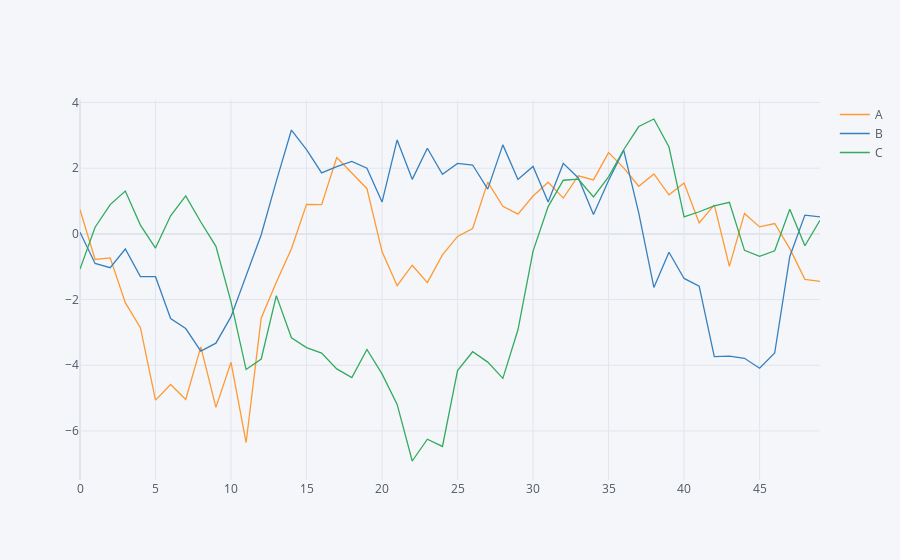

The notebook cell saved with this chart:
### Markdown cell above
### Line Plot

### Code cell
df.iplot()

### Figure 1 — Plotly figure (JSON) as saved in the notebook; plotly's stock layout.template omitted (floating-point values rounded to 4 significant figures)
{"data": [{"line": {"color": "rgba(255, 153, 51, 1.0)", "dash": "solid", "shape": "linear", "width": 1.3}, "mode": "lines", "name": "A", "text": "", "type": "scatter", "x": [0, 1, 2, 3, 4, 5, 6, 7, 8, 9, 10, 11, 12, 13, 14, 15, 16, 17, 18, 19, 20, 21, 22, 23, 24, 25, 26, 27, 28, 29, 30, 31, 32, 33, 34, 35, 36, 37, 38, 39, 40, 41, 42, 43, 44, 45, 46, 47, 48, 49], "y": [0.7336, -0.7795, -0.7314, -2.093, -2.855, -5.059, -4.585, -5.042, -3.438, -5.281, -3.909, -6.351, -2.561, -1.475, -0.4521, 0.8995, 0.8909, 2.327, 1.852, 1.376, -0.5387, -1.577, -0.9544, -1.484, -0.6401, -0.07715, 0.1649, 1.576, 0.8408, 0.5994, 1.152, 1.571, 1.09, 1.77, 1.644, 2.473, 2.01, 1.45, 1.825, 1.189, 1.548, 0.3301, 0.8813, -0.9876, 0.6233, 0.2128, 0.315, -0.4502, -1.384, -1.444]}, {"line": {"color": "rgba(55, 128, 191, 1.0)", "dash": "solid", "shape": "linear", "width": 1.3}, "mode": "lines", "name": "B", "text": "", "type": "scatter", "x": [0, 1, 2, 3, 4, 5, 6, 7, 8, 9, 10, 11, 12, 13, 14, 15, 16, 17, 18, 19, 20, 21, 22, 23, 24, 25, 26, 27, 28, 29, 30, 31, 32, 33, 34, 35, 36, 37, 38, 39, 40, 41, 42, 43, 44, 45, 46, 47, 48, 49], "y": [0.0458, -0.8989, -1.03, -0.4607, -1.298, -1.303, -2.577, -2.883, -3.57, -3.327, -2.52, -1.281, -0.02783, 1.608, 3.161, 2.567, 1.857, 2.05, 2.206, 2.0, 0.9698, 2.86, 1.66, 2.606, 1.814, 2.144, 2.097, 1.362, 2.71, 1.655, 2.053, 0.9714, 2.146, 1.702, 0.5933, 1.627, 2.548, 0.6343, -1.631, -0.5602, -1.357, -1.593, -3.734, -3.72, -3.786, -4.088, -3.627, -0.6892, 0.5719, 0.5187]}, {"line": {"color": "rgba(50, 171, 96, 1.0)", "dash": "solid", "shape": "linear", "width": 1.3}, "mode": "lines", "name": "C", "text": "", "type": "scatter", "x": [0, 1, 2, 3, 4, 5, 6, 7, 8, 9, 10, 11, 12, 13, 14, 15, 16, 17, 18, 19, 20, 21, 22, 23, 24, 25, 26, 27, 28, 29, 30, 31, 32, 33, 34, 35, 36, 37, 38, 39, 40, 41, 42, 43, 44, 45, 46, 47, 48, 49], "y": [-1.072, 0.2029, 0.8904, 1.303, 0.2675, -0.4314, 0.5496, 1.159, 0.3626, -0.3782, -2.069, -4.129, -3.809, -1.88, -3.163, -3.463, -3.627, -4.111, -4.377, -3.52, -4.261, -5.189, -6.914, -6.251, -6.471, -4.163, -3.588, -3.903, -4.398, -2.918, -0.5245, 0.8319, 1.633, 1.664, 1.123, 1.738, 2.561, 3.268, 3.497, 2.644, 0.5192, 0.6739, 0.8544, 0.9625, -0.5014, -0.6806, -0.5143, 0.7527, -0.3603, 0.4146]}], "layout": {"legend": {"bgcolor": "#F5F6F9", "font": {"color": "#4D5663"}}, "paper_bgcolor": "#F5F6F9", "plot_bgcolor": "#F5F6F9", "title": {"font": {"color": "#4D5663"}}, "xaxis": {"gridcolor": "#E1E5ED", "showgrid": true, "tickfont": {"color": "#4D5663"}, "title": {"font": {"color": "#4D5663"}, "text": ""}, "zerolinecolor": "#E1E5ED"}, "yaxis": {"gridcolor": "#E1E5ED", "showgrid": true, "tickfont": {"color": "#4D5663"}, "title": {"font": {"color": "#4D5663"}, "text": ""}, "zerolinecolor": "#E1E5ED"}}}
